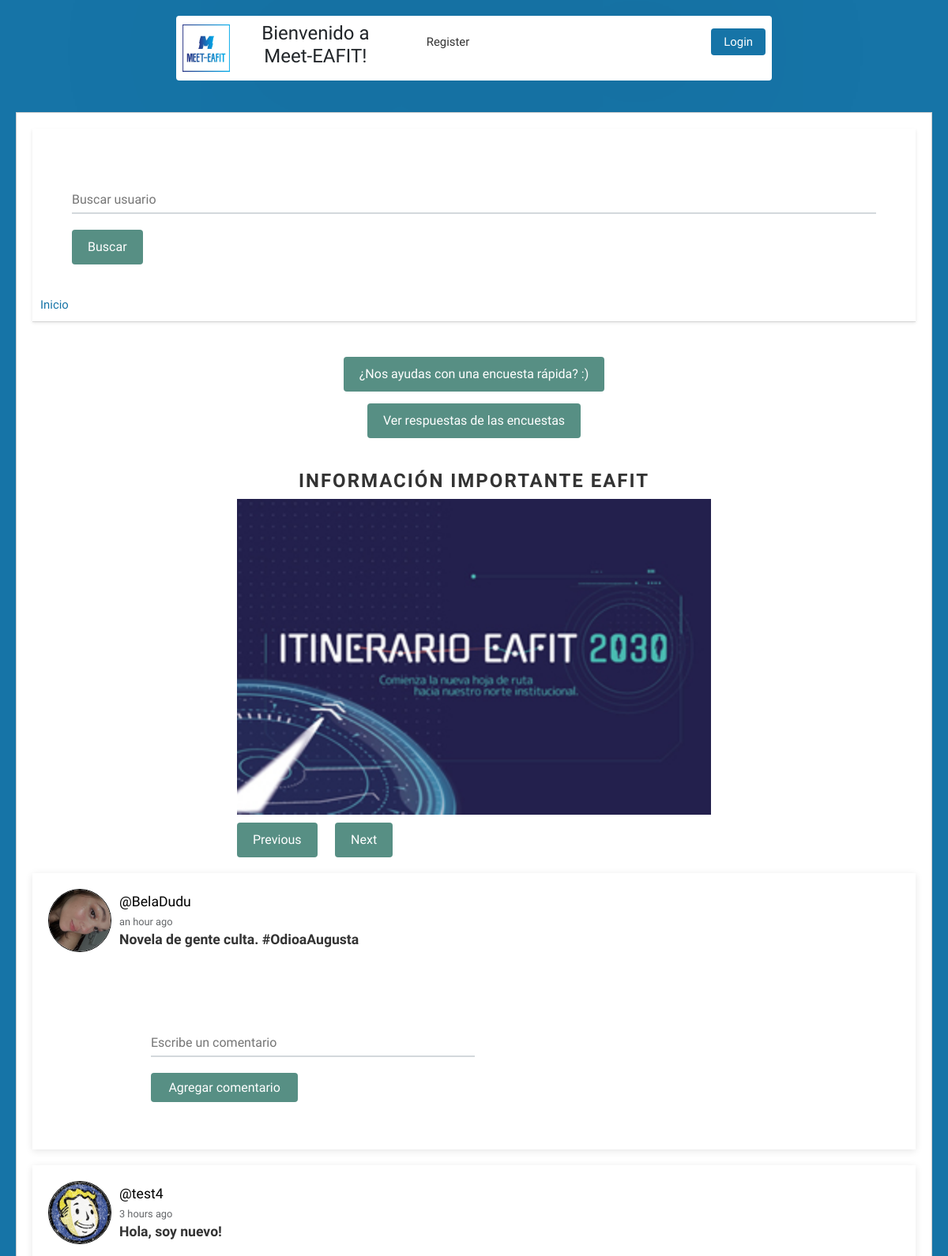
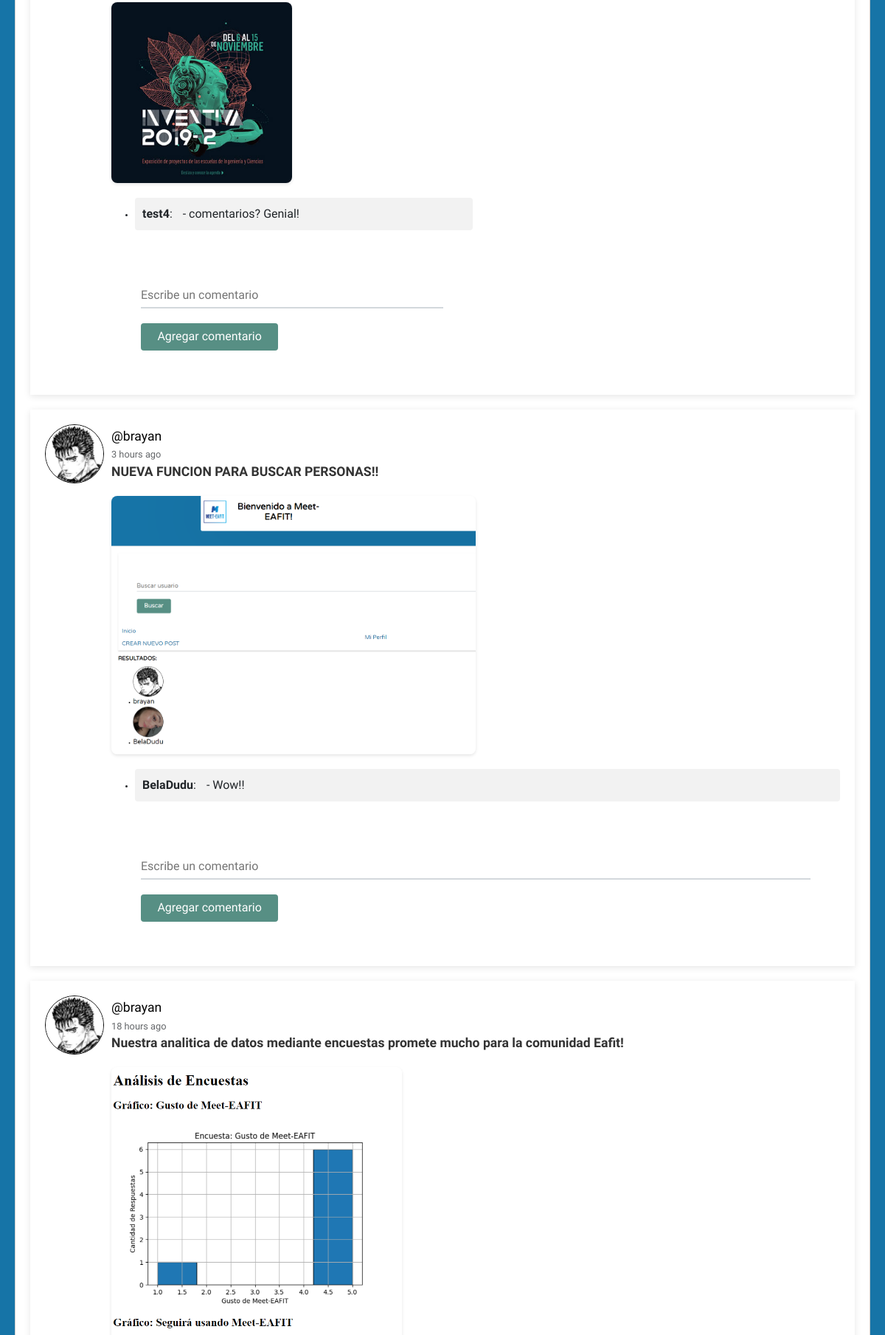
The page / (upper part) on the database its author committed (2 pictures, top to bottom).
### social/models.py (models this page shows, shortened)
class Post(models.Model):
    id = models.AutoField(primary_key=True)
    user = models.ForeignKey(User, on_delete=models.CASCADE, related_name='posts')
    timestamp = models.DateTimeField(default=timezone.now)
    content = models.TextField()
    comments = models.ForeignKey('Comment', on_delete=models.CASCADE, related_name='post_comments', null=True, blank=True)
    image = models.ImageField(upload_to='post_images', blank=True, null=True)
    class Meta:
        ordering = ['-timestamp']

class Profile(models.Model):
    id = models.BigAutoField(primary_key=True)
    objects = None
    user = models.OneToOneField(User, on_delete=models.CASCADE)
    image = models.ImageField(default='batman.png')

class Comment(models.Model):
    id = models.BigAutoField(primary_key=True)
    user = models.ForeignKey(User, on_delete=models.CASCADE)
    post = models.ForeignKey('Post', on_delete=models.CASCADE, related_name='post_comments')
    content = models.TextField()
    created_at = models.DateTimeField(auto_now_add=True)

### social/views.py (the view)
# urls.py: path('', views.feed, name='feed'),
def feed(request):
    posts = Post.objects.all()
    context = {'posts': posts}
    return render(request, 'social/feed.html', context)

### social/templates/social/feed.html (shortened to what this page needs)
{% extends 'social/layout.html' %}
{% load humanize %}
{% load static %}
{% block content %}
<head>
    <link rel="stylesheet" href="https://cdn.jsdelivr.net/npm/bootstrap@5.3.0/dist/css/bootstrap.min.css">
    <link rel="stylesheet" href="https://cdn.jsdelivr.net/npm/slick-carousel@1.8.1/slick/slick.css">
    <link rel="stylesheet" href="{% static 'style.css' %}">
</head>
<div class="button-container">
    <br>
    <br>
    <br>
    <a href="{% url 'encuesta' %}" class="btn btn-primary">¿Nos ayudas con una encuesta rápida? :)</a>
    <br>
    <br>
    <a href="{% url 'analitica_encuesta' %}" class="btn btn-primary">Ver respuestas de las encuestas</a>
</div>
<div class="carousel-container">
    <h3 class="carousel-title">Información importante Eafit</h3>
  <div class="carousel">
    <div><img src="media/Carrusel/intinerario-300x200.jpg" alt="Imagen 3"></div>
  </div>
    <div class="carousel-buttons">
      <div class="carousel-prev">Previous</div>
      <div class="carousel-next">Next</div>
    </div>
</div>
{% for post in posts %}
<article>
    <div class="container-article">
        <img src="{{ post.user.profile.image.url }}" alt="Foto de perfil" class="profile-picture">
        <div>
            <h2 class="username"><a href="{% url 'profile' post.user.username %}">@{{ post.user.username }}</a></h2>
            <time data-time="#">{{ post.timestamp|naturaltime }}</time>
            <div class="post">{{ post.content }}</div>
            {% if post.image %}
            <img src="{{ post.image.url }}" alt="{{ post.title }}" class="post-image">
            {% endif %}
            <ul>
                {% for comment in post.post_comments.all %}
                <li class="comment-box">
                    <p><span class="author">{{ comment.user }}</span>: <span class="content">{{ comment.content }}</span></p>
                </li>
                {% endfor %}
            </ul>
            <form method="POST" action="{% url 'post_comments' post.pk %}">
                <input type="text" name="content" placeholder="Escribe un comentario" required>
                <button type="submit">Agregar comentario</button>
            </form>
        </div>
    </div>
</article>
{% endfor %}
{% endblock %}

### social/static/style.css (style rules this page uses)
body { background: #1674A7; font-size: 62.5%; font-family: 'Varela Round', Helvetica, Arial, serif; }
p { font-size: 1rem; }
button { font-size: 1rem; color: white; padding: 0.4rem 1.4rem; border: none; background: #578f84; border-radius: 4px; cursor: pointer; }
img { object-fit: cover; }
a { font-size: .93rem; text-decoration: none; color: black; }
article { background-color: #FFFFFF; box-shadow: 0 2px 9px rgba(0, 0, 0, 0.1); padding: 20px; margin-bottom: 20px; position: relative; z-index: 1; }
article h2 { font-size: 1.5rem; color: #1674A7; }
.username { margin-bottom: .2rem; }
.username a { font-size: 1.1rem; }
.container-article { display: flex; }
.profile-picture { height: 80px; width: 80px; margin-right: 10px; border-radius: 50%; border: 1px solid black; }
.post-image { max-width: 50%; height: auto; border-radius: 8px; margin-bottom: 10px; margin-top: 10px; box-shadow: 0 2px 4px rgba(0, 0, 0, 0.1); }
time { font-size: .8rem; opacity: .7; }
.post { font-size: 1.1rem; line-height: 1.5; color: #333; margin-bottom: 10px; font-weight: bold; }
form { margin: 0; padding: 40px; font-size: 1rem; }
input { width: 100%; border: 0; border-bottom: 2px solid #D3D8DC; outline: 0; background: #fff; padding: 20px 0 4px; margin: 0 0 20px; color: #777B7E; }
.btn { display: inline-block; padding: 10px 20px; font-size: 1rem; color: white; background: #578f84; border: none; border-radius: 4px; text-decoration: none; transition: background-color 0.3s ease; }
.btn-primary { background-color: #578f84; }
.button-container { text-align: center; margin-bottom: 20px; }
.comment-box { background-color: #F2F2F2; padding: 10px; margin-top: 10px; border-radius: 4px; }
.comment-box p { margin: 0; }
.comment-box .author { font-weight: bold; }
.comment-box .content { margin-left: 10px; }
.comment-box .content:before { content: "- "; }
.carousel-container { width: 100%; max-width: 600px; margin: 0 auto; position: relative; }
.carousel img { width: 100%; height: auto; }
.carousel-title { text-align: center; margin-top: 40px; font-size: 24px; color: #333; font-weight: bold; text-transform: uppercase; letter-spacing: 2px; }
.carousel-buttons { margin-top: 10px; margin-bottom: 20px; }
.carousel-prev, .carousel-next { display: inline-block; padding: 10px 20px; font-size: 1rem; color: white; background: #578f84; border: none; border-radius: 4px; cursor: pointer; }
.carousel-prev { margin-right: 10px; }
.carousel-next { margin-left: 10px; }

### rows shown on the page
Post: user.profile.image (picture), user.username "BelaDudu", timestamp "an hour ago", content "Novela de gente culta. #OdioaAugusta"
Post: user.profile.image (picture), user.username "test4", timestamp "3 hours ago", content "Hola, soy nuevo!", image (picture)
Comment: user "test4", content "comentarios? Genial!"
Post: user.profile.image (picture), user.username "brayan", timestamp "3 hours ago", content "NUEVA FUNCION PARA BUSCAR PERSONAS!!", image (picture)
Comment: user "BelaDudu", content "Wow!!"
Post: user.profile.image (picture), user.username "brayan", timestamp "18 hours ago", content "Nuestra analitica de datos mediante encuestas promete mucho para la comunidad Eafit!", image (picture)
